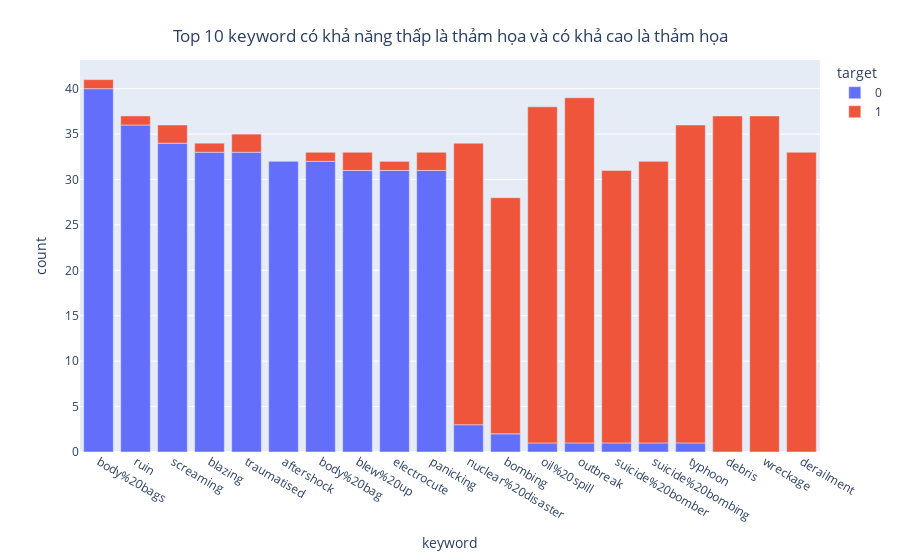

The cell this chart's notebook holds for it:
### Code cell
top_key_word = train_df.groupby(["keyword"])["target"].mean().reset_index().sort_values(by = 'target', ascending=False)
top_key_word = pd.concat([top_key_word.head(10), top_key_word.tail(10)])
top_key_word = top_key_word["keyword"]

target_by_keyword = train_df.groupby(["keyword", "target"])["text"].count().reset_index()
target_by_keyword = target_by_keyword.rename(columns={"text": "count"})
target_by_keyword = target_by_keyword[target_by_keyword["keyword"].isin(top_key_word)]
target_by_keyword = target_by_keyword.sort_values(by=["target", "count"], ascending=[True, False])
target_by_keyword['target'] = target_by_keyword['target'].astype(object)
fig = px.bar(target_by_keyword, x="keyword", y='count', color="target")
fig.update_layout(xaxis={'type': 'category'}, title={
            'text': 'Top 10 keyword có khả năng thấp là thảm họa và có khả cao là thảm họa',
            'x': 0.5,  # Giữa trục x
            'xanchor': 'center',  # Căn giữa theo trục x
            'yanchor': 'top'  # Căn theo trục y
        })


fig.show()

### Tách ra 2 biểu đồ

### Figure 1 — Plotly figure (JSON) as saved in the notebook; plotly's stock layout.template omitted (floating-point values rounded to 4 significant figures)
{"data": [{"alignmentgroup": "True", "hovertemplate": "target=0<br>keyword=%{x}<br>count=%{y}<extra></extra>", "legendgroup": "0", "marker": {"color": "#636efa", "pattern": {"shape": ""}}, "name": "0", "offsetgroup": "0", "orientation": "v", "showlegend": true, "textposition": "auto", "type": "bar", "x": ["body%20bags", "ruin", "screaming", "blazing", "traumatised", "aftershock", "body%20bag", "blew%20up", "electrocute", "panicking", "nuclear%20disaster", "bombing", "oil%20spill", "outbreak", "suicide%20bomber", "suicide%20bombing", "typhoon"], "xaxis": "x", "y": [40, 36, 34, 33, 33, 32, 32, 31, 31, 31, 3, 2, 1, 1, 1, 1, 1], "yaxis": "y"}, {"alignmentgroup": "True", "hovertemplate": "target=1<br>keyword=%{x}<br>count=%{y}<extra></extra>", "legendgroup": "1", "marker": {"color": "#EF553B", "pattern": {"shape": ""}}, "name": "1", "offsetgroup": "1", "orientation": "v", "showlegend": true, "textposition": "auto", "type": "bar", "x": ["outbreak", "debris", "oil%20spill", "wreckage", "typhoon", "derailment", "nuclear%20disaster", "suicide%20bombing", "suicide%20bomber", "bombing", "blew%20up", "panicking", "screaming", "traumatised", "blazing", "body%20bag", "body%20bags", "electrocute", "ruin"], "xaxis": "x", "y": [38, 37, 37, 37, 35, 33, 31, 31, 30, 26, 2, 2, 2, 2, 1, 1, 1, 1, 1], "yaxis": "y"}], "layout": {"barmode": "relative", "legend": {"title": {"text": "target"}, "tracegroupgap": 0}, "margin": {"t": 60}, "title": {"text": "Top 10 keyword có khả năng thấp là thảm họa và có khả cao là thảm họa", "x": 0.5, "xanchor": "center", "yanchor": "top"}, "xaxis": {"anchor": "y", "domain": [0, 1], "title": {"text": "keyword"}, "type": "category"}, "yaxis": {"anchor": "x", "domain": [0, 1], "title": {"text": "count"}}}}
